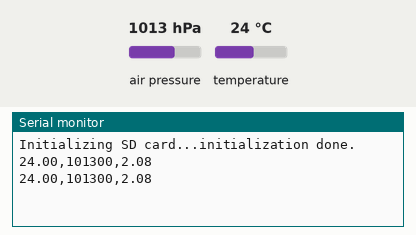
Simulated run of this sketch. Board: Arduino Uno, built with avr-gcc and run on an emulated ATmega328P. Parts: the last lines printed to the serial monitor. The inputs (shaded band) are chosen by the test bench; at power-on: air pressure 1013 hPa, temperature 24 °C. Storage starts empty.

Above: at 1.2 s.
1.3 s: air pressure set to 952 hPa
At 2.5 s:
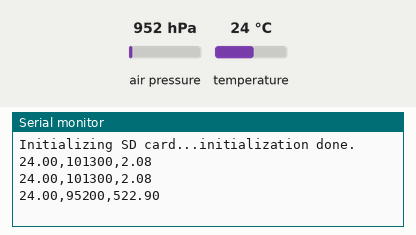
2.8 s: temperature set to 12 °C
At 4.0 s:
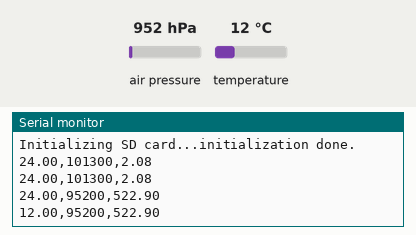
4.3 s: air pressure set to 975 hPa
At 4.3 s:
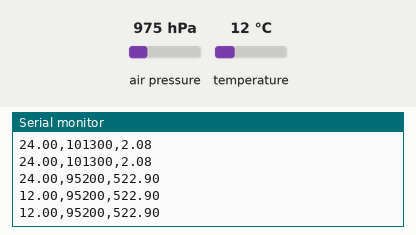
Timing chart, 0 to 7.3 s (numbered marks = the images above; inputs shaded):
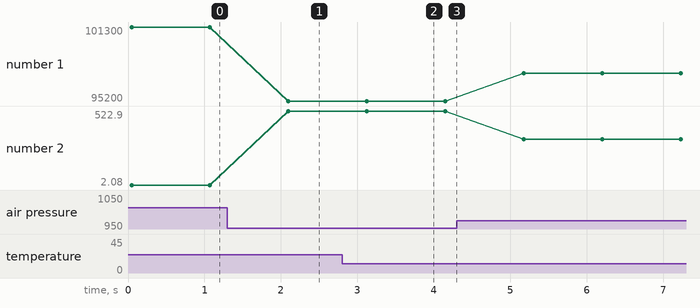

The sketch:

BMP180_toSD_workingcode.ino
```cpp
#include "Wire.h"
#include "Adafruit_BMP085.h"
#include <SD.h>
#include <SPI.h>

// Documentation: https://learn.adafruit.com/bmp085/using-the-bmp085

Adafruit_BMP085 bmp;
File myFile;

void setup() {
  Serial.begin(9600);
  bmp.begin();

   Serial.print("Initializing SD card...");

  if (!SD.begin(10)) {
    Serial.println("initialization failed!");
    while(1);
  }
Serial.println("initialization done.");

myFile = SD.open("data.csv", FILE_WRITE);
myFile.println("Temperature (*C),Pressure (Pa),Altitude (m)");
myFile.close();
}

void loop() {

  myFile = SD.open("data.csv", FILE_WRITE);

    Serial.print(bmp.readTemperature());
    Serial.print(",");
    Serial.print(bmp.readPressure());
    Serial.print(",");
    // Calculate altitude assuming 'standard' barometric
    // pressure of 1013.25 millibar = 101325 Pascal
    Serial.println(bmp.readAltitude());
    Serial.println();

    myFile.print(bmp.readTemperature());
    myFile.print(",");
    myFile.print(bmp.readPressure());
    myFile.print(",");
    myFile.println(bmp.readAltitude());

    myFile.close();

    delay(1000);
}
```

Measured:
- after the input at 1.3 s, the serial monitor: prints a new line after 0.80 s (image 1)
- after the input at 2.8 s, the serial monitor: prints a new line after 0.32 s (image 2)
- plotted number 1: 101300 → 95200 after the input at 1.3 s, 95200 → 97500 after the input at 4.3 s
- plotted number 2: 2.08 → 522.9 after the input at 1.3 s, 522.9 → 323.44 after the input at 4.3 s
